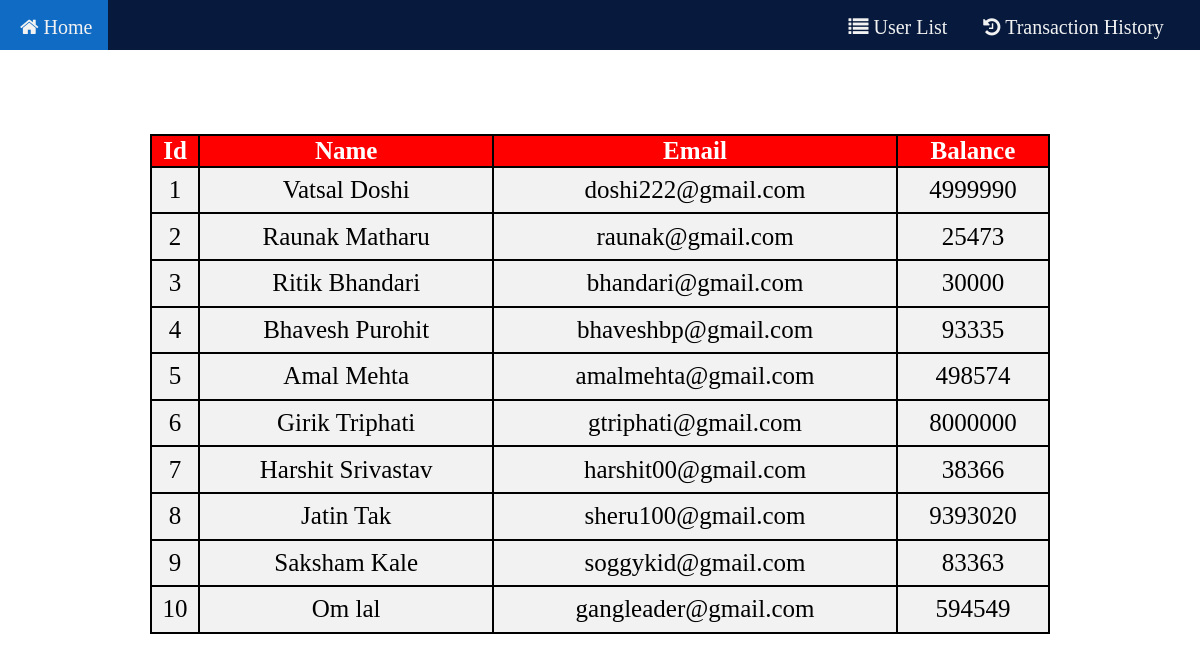
Page /table.php on the committed database.
### tables this page shows
CREATE TABLE `user_list` (
  `id` int(20) NOT NULL,
  `name` varchar(20) NOT NULL,
  `email` varchar(20) NOT NULL,
  `balance` float NOT NULL
);

### table.php (the view, shortened to what this page needs)
<?php
		$conn = mysqli_connect("localhost", "root", "", "user");
?>
<!DOCTYPE html>
<html>
<head>
<link rel="stylesheet" href="https://cdnjs.cloudflare.com/ajax/libs/font-awesome/4.7.0/css/font-awesome.min.css">
    <link rel="stylesheet" type="text/css" href="navbar.css">
</head>
<body>
    <div id="navbar">
  <a class="hi" href="index.php"><i class="fa fa-home"></i> Home</a>
  <a class="hello" href="table.php"><i class="fa fa-list"></i> User List</a>
  <a class="bye" href="transaction.php"><i class="fa fa-history"></i> Transaction History</a>
  </div>
    <h1><u>User List</u></h1>
    <table class="center">
    <thead>
        <tr>
            <th>Id</th>
            <th>Name</th>
            <th>Email</th>
            <th>Balance</th>
        </tr>
    </thead>
    <tbody>
        <?php $sql = "SELECT id, name, email, balance FROM user_list";
        $result = mysqli_query($conn, $sql);?>
        <?php while( $row = mysqli_fetch_array($result)) : ?>
        <tr>
            <td><?php echo $row['id']; ?></td>
            <td><?php echo $row['name']; ?></td>
            <td><?php echo $row['email']; ?></td>
            <td><?php echo $row['balance']; ?></td>
        </tr>
        <?php endwhile ?>
    </tbody>
</table>
</body>
</html>

### navbar.css (style rules this page uses)
#navbar { overflow: hidden; background-color: #071a3d; height: 50px; font-size: 35px; }
#navbar a { float: left; display: block; color: #f2f2f2; text-align: center; padding: 16px; text-decoration: none; padding-left: 20px; }
.hello { margin-left: 20px; float: right; }
.bye { margin-right: 20px; float: right; }
.hi { margin-right: 700px; float: right; }

### table.php (style rules this page uses)
table, th,tr,td { border: 2px solid black; }
.center { margin-left: auto; margin-right: auto; border-collapse: collapse; }
table { width: 900px; height: 500px; color: black; font-size: 30px; border-color: black; }
h1 { text-align: center; color: white; font-size: 40px; margin-top:10px; }
body { background-image: url("https://img.freepik.com/free-photo/colour-smoke-background_71163-197.jpg?size=626&ext=jpg"); background-repeat: no-repeat; background-size: cover; margin: 0; }
th, td { text-align: center; }
th { background-color: red ; color: white; border: 2px solid black; }
a { font-size:20px; }
tr { font-size:25px; border: 2px solid black; background-color: #f2f2f2; }

### rows in the picture
user_list: id "1", name "Vatsal Doshi", email "doshi222@gmail.com", balance "4999990"
user_list: id "2", name "Raunak Matharu", email "raunak@gmail.com", balance "25473"
user_list: id "3", name "Ritik Bhandari", email "bhandari@gmail.com", balance "30000"
user_list: id "4", name "Bhavesh Purohit", email "bhaveshbp@gmail.com", balance "93335"
user_list: id "5", name "Amal Mehta", email "amalmehta@gmail.com", balance "498574"
user_list: id "6", name "Girik Triphati", email "gtriphati@gmail.com", balance "8000000"
user_list: id "7", name "Harshit Srivastav", email "harshit00@gmail.com", balance "38366"
user_list: id "8", name "Jatin Tak", email "sheru100@gmail.com", balance "9393020"
user_list: id "9", name "Saksham Kale", email "soggykid@gmail.com", balance "83363"
user_list: id "10", name "Om lal", email "gangleader@gmail.com", balance "594549"
